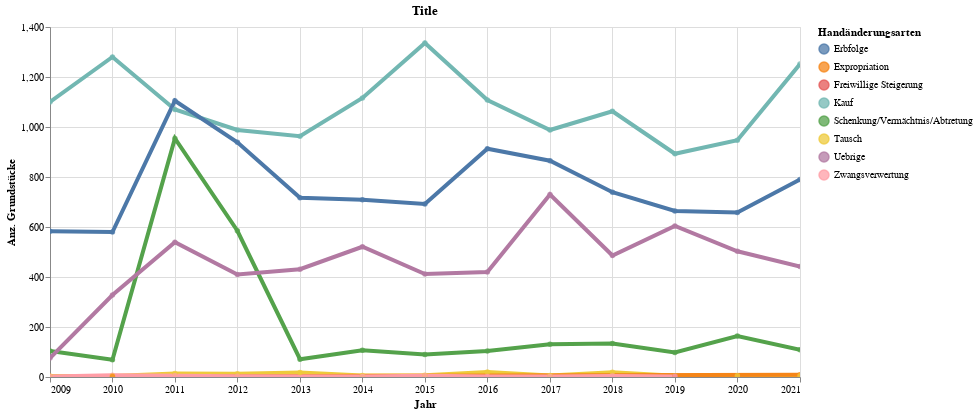

The notebook cell this image was saved under:
### Code cell
highlight = alt.selection(type='single', on='mouseover',
                          fields=['HaeArt'], nearest=True)
#x='date:StichtagDatJahr',
base = alt.Chart(myAgg.reset_index().query('sum_AnzGrst > 1'), title="Title").encode(
    x=alt.X('Jahr', axis=alt.Axis(title='Jahr'))# , axis=alt.Axis(format='%', title='percentage')
    , y=alt.X('sum_AnzGrst', axis=alt.Axis(title='Anz. Grundstücke'))
    , color=alt.Color('HaeArt', legend=alt.Legend(title="Handänderungsarten", orient="right"))  
    ,tooltip=['Jahr', 'HaeArt','sum_AnzGrst']    
)
points = base.mark_circle().encode(
    opacity=alt.value(0.75)
).add_selection(
    highlight
).properties(
    width=750 , height=350
)
lines = base.mark_line().encode(
    size=alt.condition(~highlight, alt.value(0.5), alt.value(4))
).interactive()

lines + points

### Figure 1 — Vega-Lite specification as saved in the notebook (floating-point values rounded to 4 significant figures)
{"config": {"view": {"continuousWidth": 400, "continuousHeight": 300}}, "layer": [{"mark": "line", "encoding": {"color": {"type": "nominal", "field": "HaeArt", "legend": {"orient": "right", "title": "Handänderungsarten"}}, "size": {"condition": {"value": 0.5, "selection": {"not": "selector009"}}, "value": 4}, "tooltip": [{"type": "temporal", "field": "Jahr"}, {"type": "nominal", "field": "HaeArt"}, {"type": "quantitative", "field": "sum_AnzGrst"}], "x": {"type": "temporal", "axis": {"title": "Jahr"}, "field": "Jahr"}, "y": {"type": "quantitative", "axis": {"title": "Anz. Grundstücke"}, "field": "sum_AnzGrst"}}, "selection": {"selector010": {"type": "interval", "bind": "scales", "encodings": ["x", "y"]}}, "title": "Title"}, {"mark": "circle", "encoding": {"color": {"type": "nominal", "field": "HaeArt", "legend": {"orient": "right", "title": "Handänderungsarten"}}, "opacity": {"value": 0.75}, "tooltip": [{"type": "temporal", "field": "Jahr"}, {"type": "nominal", "field": "HaeArt"}, {"type": "quantitative", "field": "sum_AnzGrst"}], "x": {"type": "temporal", "axis": {"title": "Jahr"}, "field": "Jahr"}, "y": {"type": "quantitative", "axis": {"title": "Anz. Grundstücke"}, "field": "sum_AnzGrst"}}, "height": 350, "selection": {"selector009": {"type": "single", "on": "mouseover", "fields": ["HaeArt"], "nearest": true}}, "title": "Title", "width": 750}], "data": {"name": "data-e3c7025d6f98e17cc179897ff7de8154"}, "$schema": "https://vega.github.io/schema/vega-lite/v4.8.1.json", "datasets": {"data-e3c7025d6f98e17cc179897ff7de8154": [{"Jahr": "2015-01-01T00:00:00", "HaeArt": "Kauf", "sum_AnzGrst": 1336, "sum_Flaeche": 390700.0}, {"Jahr": "2010-01-01T00:00:00", "HaeArt": "Kauf", "sum_AnzGrst": 1280, "sum_Flaeche": 564500.0}, {"Jahr": "2021-01-01T00:00:00", "HaeArt": "Kauf", "sum_AnzGrst": 1252, "sum_Flaeche": 410700.0}, {"Jahr": "2014-01-01T00:00:00", "HaeArt": "Kauf", "sum_AnzGrst": 1116, "sum_Flaeche": 535100.0}, {"Jahr": "2016-01-01T00:00:00", "HaeArt": "Kauf", "sum_AnzGrst": 1108, "sum_Flaeche": 811000.0}, {"Jahr": "2011-01-01T00:00:00", "HaeArt": "Erbfolge", "sum_AnzGrst": 1105, "sum_Flaeche": 772900.0}, {"Jahr": "2009-01-01T00:00:00", "HaeArt": "Kauf", "sum_AnzGrst": 1100, "sum_Flaeche": 470200.0}, {"Jahr": "2011-01-01T00:00:00", "HaeArt": "Kauf", "sum_AnzGrst": 1070, "sum_Flaeche": 395300.0}, {"Jahr": "2018-01-01T00:00:00", "HaeArt": "Kauf", "sum_AnzGrst": 1063, "sum_Flaeche": 398100.0}, {"Jahr": "2012-01-01T00:00:00", "HaeArt": "Kauf", "sum_AnzGrst": 988, "sum_Flaeche": 1658000.0}, {"Jahr": "2017-01-01T00:00:00", "HaeArt": "Kauf", "sum_AnzGrst": 988, "sum_Flaeche": 314100.0}, {"Jahr": "2013-01-01T00:00:00", "HaeArt": "Kauf", "sum_AnzGrst": 963, "sum_Flaeche": 460300.0}, {"Jahr": "2011-01-01T00:00:00", "HaeArt": "Schenkung/Vermächtnis/Abtretung", "sum_AnzGrst": 954, "sum_Flaeche": 679000.0}, {"Jahr": "2020-01-01T00:00:00", "HaeArt": "Kauf", "sum_AnzGrst": 947, "sum_Flaeche": 340500.0}, {"Jahr": "2012-01-01T00:00:00", "HaeArt": "Erbfolge", "sum_AnzGrst": 939, "sum_Flaeche": 683000.0}, {"Jahr": "2016-01-01T00:00:00", "HaeArt": "Erbfolge", "sum_AnzGrst": 913, "sum_Flaeche": 643300.0}, {"Jahr": "2019-01-01T00:00:00", "HaeArt": "Kauf", "sum_AnzGrst": 893, "sum_Flaeche": 437100.0}, {"Jahr": "2017-01-01T00:00:00", "HaeArt": "Erbfolge", "sum_AnzGrst": 865, "sum_Flaeche": 664300.0}, {"Jahr": "2021-01-01T00:00:00", "HaeArt": "Erbfolge", "sum_AnzGrst": 790, "sum_Flaeche": 812700.0}, {"Jahr": "2018-01-01T00:00:00", "HaeArt": "Erbfolge", "sum_AnzGrst": 739, "sum_Flaeche": 544700.0}, {"Jahr": "2017-01-01T00:00:00", "HaeArt": "Uebrige", "sum_AnzGrst": 730, "sum_Flaeche": 872100.0}, {"Jahr": "2013-01-01T00:00:00", "HaeArt": "Erbfolge", "sum_AnzGrst": 717, "sum_Flaeche": 437200.0}, {"Jahr": "2014-01-01T00:00:00", "HaeArt": "Erbfolge", "sum_AnzGrst": 709, "sum_Flaeche": 548600.0}, {"Jahr": "2015-01-01T00:00:00", "HaeArt": "Erbfolge", "sum_AnzGrst": 692, "sum_Flaeche": 299300.0}, {"Jahr": "2019-01-01T00:00:00", "HaeArt": "Erbfolge", "sum_AnzGrst": 664, "sum_Flaeche": 371400.0}, {"Jahr": "2020-01-01T00:00:00", "HaeArt": "Erbfolge", "sum_AnzGrst": 658, "sum_Flaeche": 527700.0}, {"Jahr": "2019-01-01T00:00:00", "HaeArt": "Uebrige", "sum_AnzGrst": 604, "sum_Flaeche": 737600.0}, {"Jahr": "2012-01-01T00:00:00", "HaeArt": "Schenkung/Vermächtnis/Abtretung", "sum_AnzGrst": 585, "sum_Flaeche": 338700.0}, {"Jahr": "2009-01-01T00:00:00", "HaeArt": "Erbfolge", "sum_AnzGrst": 583, "sum_Flaeche": 390300.0}, {"Jahr": "2010-01-01T00:00:00", "HaeArt": "Erbfolge", "sum_AnzGrst": 580, "sum_Flaeche": 342900.0}, {"Jahr": "2011-01-01T00:00:00", "HaeArt": "Uebrige", "sum_AnzGrst": 539, "sum_Flaeche": 724800.0}, {"Jahr": "2014-01-01T00:00:00", "HaeArt": "Uebrige", "sum_AnzGrst": 521, "sum_Flaeche": 675200.0}, {"Jahr": "2020-01-01T00:00:00", "HaeArt": "Uebrige", "sum_AnzGrst": 503, "sum_Flaeche": 591600.0}, {"Jahr": "2018-01-01T00:00:00", "HaeArt": "Uebrige", "sum_AnzGrst": 486, "sum_Flaeche": 539400.0}, {"Jahr": "2021-01-01T00:00:00", "HaeArt": "Uebrige", "sum_AnzGrst": 442, "sum_Flaeche": 504000.0}, {"Jahr": "2013-01-01T00:00:00", "HaeArt": "Uebrige", "sum_AnzGrst": 431, "sum_Flaeche": 452300.0}, {"Jahr": "2016-01-01T00:00:00", "HaeArt": "Uebrige", "sum_AnzGrst": 420, "sum_Flaeche": 393400.0}, {"Jahr": "2015-01-01T00:00:00", "HaeArt": "Uebrige", "sum_AnzGrst": 412, "sum_Flaeche": 491400.0}, {"Jahr": "2012-01-01T00:00:00", "HaeArt": "Uebrige", "sum_AnzGrst": 410, "sum_Flaeche": 458400.0}, {"Jahr": "2010-01-01T00:00:00", "HaeArt": "Uebrige", "sum_AnzGrst": 328, "sum_Flaeche": 407400.0}, {"Jahr": "2020-01-01T00:00:00", "HaeArt": "Schenkung/Vermächtnis/Abtretung", "sum_AnzGrst": 164, "sum_Flaeche": 534900.0}, {"Jahr": "2018-01-01T00:00:00", "HaeArt": "Schenkung/Vermächtnis/Abtretung", "sum_AnzGrst": 134, "sum_Flaeche": 80840.0}, {"Jahr": "2017-01-01T00:00:00", "HaeArt": "Schenkung/Vermächtnis/Abtretung", "sum_AnzGrst": 131, "sum_Flaeche": 60160.0}, {"Jahr": "2021-01-01T00:00:00", "HaeArt": "Schenkung/Vermächtnis/Abtretung", "sum_AnzGrst": 109, "sum_Flaeche": 39780.0}, {"Jahr": "2014-01-01T00:00:00", "HaeArt": "Schenkung/Vermächtnis/Abtretung", "sum_AnzGrst": 107, "sum_Flaeche": 68020.0}, {"Jahr": "2009-01-01T00:00:00", "HaeArt": "Schenkung/Vermächtnis/Abtretung", "sum_AnzGrst": 104, "sum_Flaeche": 56790.0}, {"Jahr": "2016-01-01T00:00:00", "HaeArt": "Schenkung/Vermächtnis/Abtretung", "sum_AnzGrst": 104, "sum_Flaeche": 55380.0}, {"Jahr": "2019-01-01T00:00:00", "HaeArt": "Schenkung/Vermächtnis/Abtretung", "sum_AnzGrst": 98, "sum_Flaeche": 32650.0}, {"Jahr": "2015-01-01T00:00:00", "HaeArt": "Schenkung/Vermächtnis/Abtretung", "sum_AnzGrst": 90, "sum_Flaeche": 36960.0}, {"Jahr": "2009-01-01T00:00:00", "HaeArt": "Uebrige", "sum_AnzGrst": 76, "sum_Flaeche": 89030.0}, {"Jahr": "2013-01-01T00:00:00", "HaeArt": "Schenkung/Vermächtnis/Abtretung", "sum_AnzGrst": 71, "sum_Flaeche": 36490.0}, {"Jahr": "2010-01-01T00:00:00", "HaeArt": "Schenkung/Vermächtnis/Abtretung", "sum_AnzGrst": 69, "sum_Flaeche": 37560.0}, {"Jahr": "2016-01-01T00:00:00", "HaeArt": "Tausch", "sum_AnzGrst": 20, "sum_Flaeche": 28740.0}, {"Jahr": "2018-01-01T00:00:00", "HaeArt": "Tausch", "sum_AnzGrst": 19, "sum_Flaeche": 91950.0}, {"Jahr": "2013-01-01T00:00:00", "HaeArt": "Tausch", "sum_AnzGrst": 18, "sum_Flaeche": 15490.0}, {"Jahr": "2011-01-01T00:00:00", "HaeArt": "Tausch", "sum_AnzGrst": 14, "sum_Flaeche": 7247.0}, {"Jahr": "2012-01-01T00:00:00", "HaeArt": "Tausch", "sum_AnzGrst": 13, "sum_Flaeche": 25730.0}, {"Jahr": "2021-01-01T00:00:00", "HaeArt": "Expropriation", "sum_AnzGrst": 9, "sum_Flaeche": 1876.0}, {"Jahr": "2010-01-01T00:00:00", "HaeArt": "Zwangsverwertung", "sum_AnzGrst": 7, "sum_Flaeche": 783.2}, {"Jahr": "2015-01-01T00:00:00", "HaeArt": "Tausch", "sum_AnzGrst": 7, "sum_Flaeche": 5348.0}, {"Jahr": "2017-01-01T00:00:00", "HaeArt": "Tausch", "sum_AnzGrst": 6, "sum_Flaeche": 1917.0}, {"Jahr": "2014-01-01T00:00:00", "HaeArt": "Tausch", "sum_AnzGrst": 6, "sum_Flaeche": 946.6}, {"Jahr": "2021-01-01T00:00:00", "HaeArt": "Tausch", "sum_AnzGrst": 5, "sum_Flaeche": 4963.0}, {"Jahr": "2020-01-01T00:00:00", "HaeArt": "Tausch", "sum_AnzGrst": 5, "sum_Flaeche": 6522.0}, {"Jahr": "2019-01-01T00:00:00", "HaeArt": "Tausch", "sum_AnzGrst": 5, "sum_Flaeche": 2276.0}, {"Jahr": "2015-01-01T00:00:00", "HaeArt": "Zwangsverwertung", "sum_AnzGrst": 5, "sum_Flaeche": 620.4}, {"Jahr": "2011-01-01T00:00:00", "HaeArt": "Zwangsverwertung", "sum_AnzGrst": 5, "sum_Flaeche": 2063.0}, {"Jahr": "2018-01-01T00:00:00", "HaeArt": "Zwangsverwertung", "sum_AnzGrst": 4, "sum_Flaeche": 2250.0}, {"Jahr": "2009-01-01T00:00:00", "HaeArt": "Tausch", "sum_AnzGrst": 4, "sum_Flaeche": 63.27}, {"Jahr": "2010-01-01T00:00:00", "HaeArt": "Tausch", "sum_AnzGrst": 4, "sum_Flaeche": 8.804}, {"Jahr": "2019-01-01T00:00:00", "HaeArt": "Freiwillige Steigerung", "sum_AnzGrst": 3, "sum_Flaeche": 984.0}, {"Jahr": "2012-01-01T00:00:00", "HaeArt": "Zwangsverwertung", "sum_AnzGrst": 3, "sum_Flaeche": 957.1}, {"Jahr": "2019-01-01T00:00:00", "HaeArt": "Zwangsverwertung", "sum_AnzGrst": 2, "sum_Flaeche": 1144.0}, {"Jahr": "2017-01-01T00:00:00", "HaeArt": "Zwangsverwertung", "sum_AnzGrst": 2, "sum_Flaeche": 1126.0}, {"Jahr": "2016-01-01T00:00:00", "HaeArt": "Zwangsverwertung", "sum_AnzGrst": 2, "sum_Flaeche": 175.5}, {"Jahr": "2009-01-01T00:00:00", "HaeArt": "Zwangsverwertung", "sum_AnzGrst": 2, "sum_Flaeche": 478.9}, {"Jahr": "2014-01-01T00:00:00", "HaeArt": "Zwangsverwertung", "sum_AnzGrst": 2, "sum_Flaeche": 1193.0}, {"Jahr": "2010-01-01T00:00:00", "HaeArt": "Expropriation", "sum_AnzGrst": 2, "sum_Flaeche": 479.5}]}}
